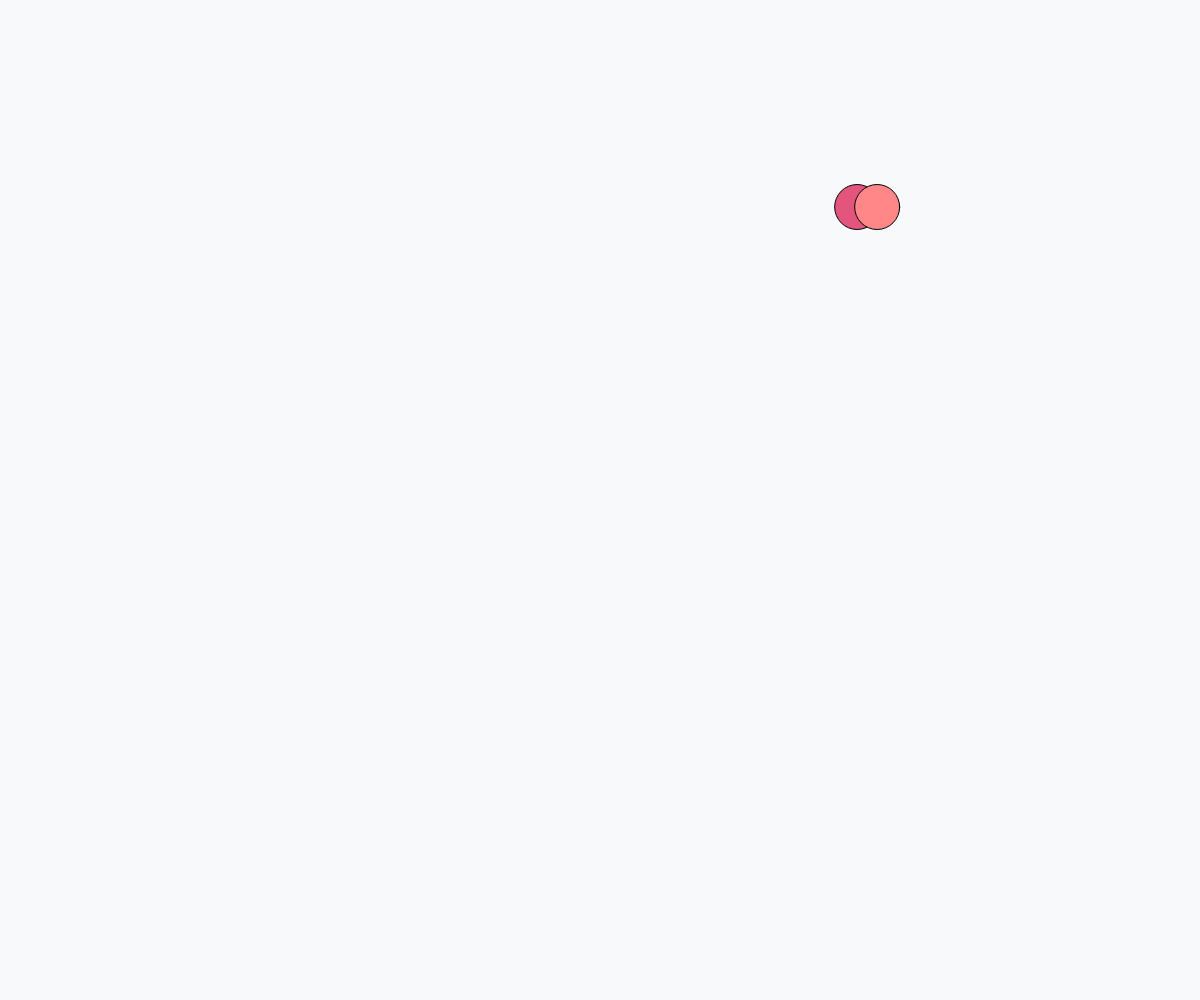
Frame 1 (no input)
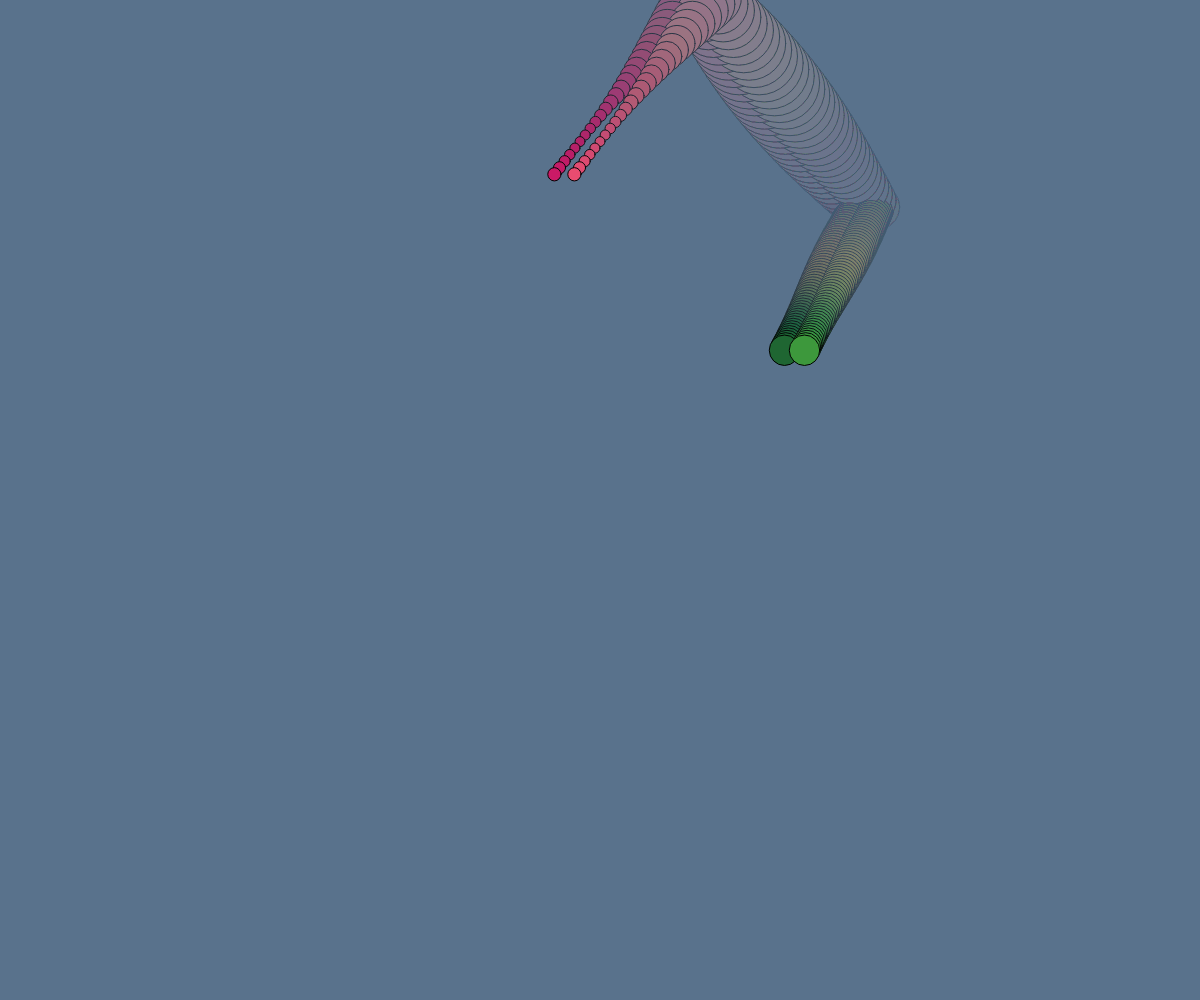
Frame 60 (no input)
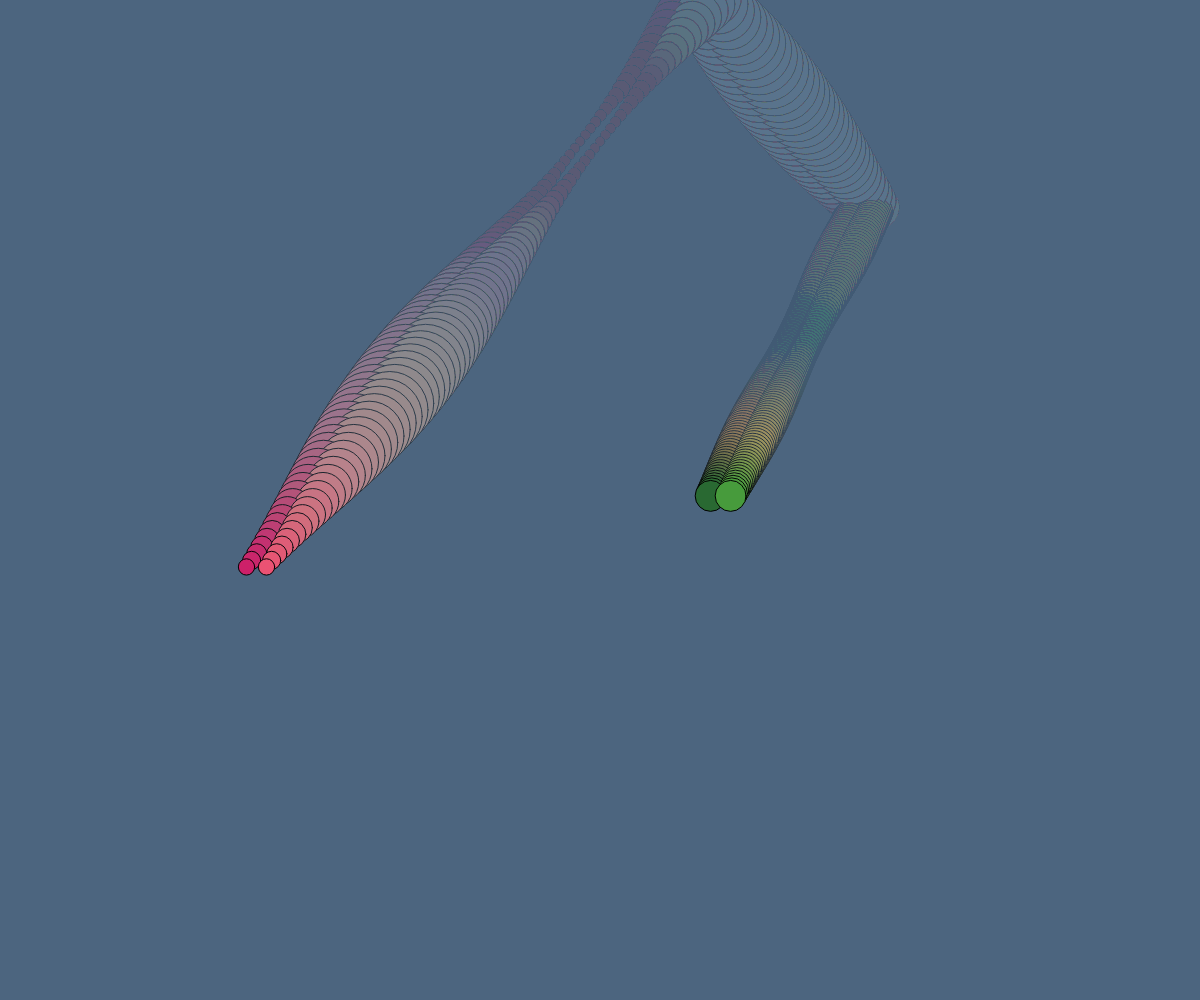
Frame 120 (the mouse pressed at the canvas centre since frame 60)

The p5.js sketch that drew these frames (run headless with seeded random() and noise() and a simulated clock; from frame 60 on, the mouse is pressed at the canvas centre):

// p5.js sketch
// ── sketch.js
let speed, angle, aSpeed, r, g, b, d;
let waveBall1, waveBall2;
let posX, posY;

function setup() {
  // Create a canvas that fills the entire browser window
  createCanvas(windowWidth, windowHeight);

  angleMode(DEGREES);
  angle = 0;
  aSpeed = 5;

  posX = random(width);
  posY = random(height);

  waveBall1 = new doubleball(posX,posY);
  waveBall2 = new doubleball(posX,posY);

}

function draw() {
background(90,105,137,10);

// First object - doubleball
d = sinMap(30,40);
r = sinMap(20,255);
g = sinMap(100,150);
b = sinMap(50,50);


waveBall1.display(r,g,b,d);
waveBall1.update(4);
waveBall1.keepInCanvas();

// Second object - doubleball
d = sinMap(10,80);
r = sinMap(200,255);
g = sinMap(20,150);
b = sinMap(100,150);



waveBall2.display(r,g,b,d);
waveBall2.update(10);
waveBall2.keepInCanvas();

angle +=aSpeed;

}


function sinMap(start2,stop2){

  let myMap;

  myMap = map(sin(angle),-1,1,start2,stop2);

  return myMap;

}

// ── doubleball.js
class doubleball {

  constructor(posX,posY){

    this.x = posX;
    this.y = posY;


    this.d = random(30,100);

    this.xDir = random(-1,1);
    this.yDir = random(-1,1);

    this.r = 242;
    this.g = 193;
    this.b = 50;
  }


  display(r,g,b,d){

    this.r = r;
    this.g = g;
    this.b = b;

    this.d = d;

    fill(this.r,this.g,this.b);
    circle(this.x,this.y,this.d);
    fill(this.r+30,this.g+50,this.b+10);
    circle(this.x+20,this.y,this.d);

  }

  update(s){

    this.x += this.xDir*s;
    this.y += this.yDir*s;

  }

  keepInCanvas(){

    if ((this.x > width)||(this.x < 0)){
      this.xDir = -this.xDir;

    }

    if ((this.y > height)||(this.y < 0)){
      this.yDir = -this.yDir;

    }

  }

}
